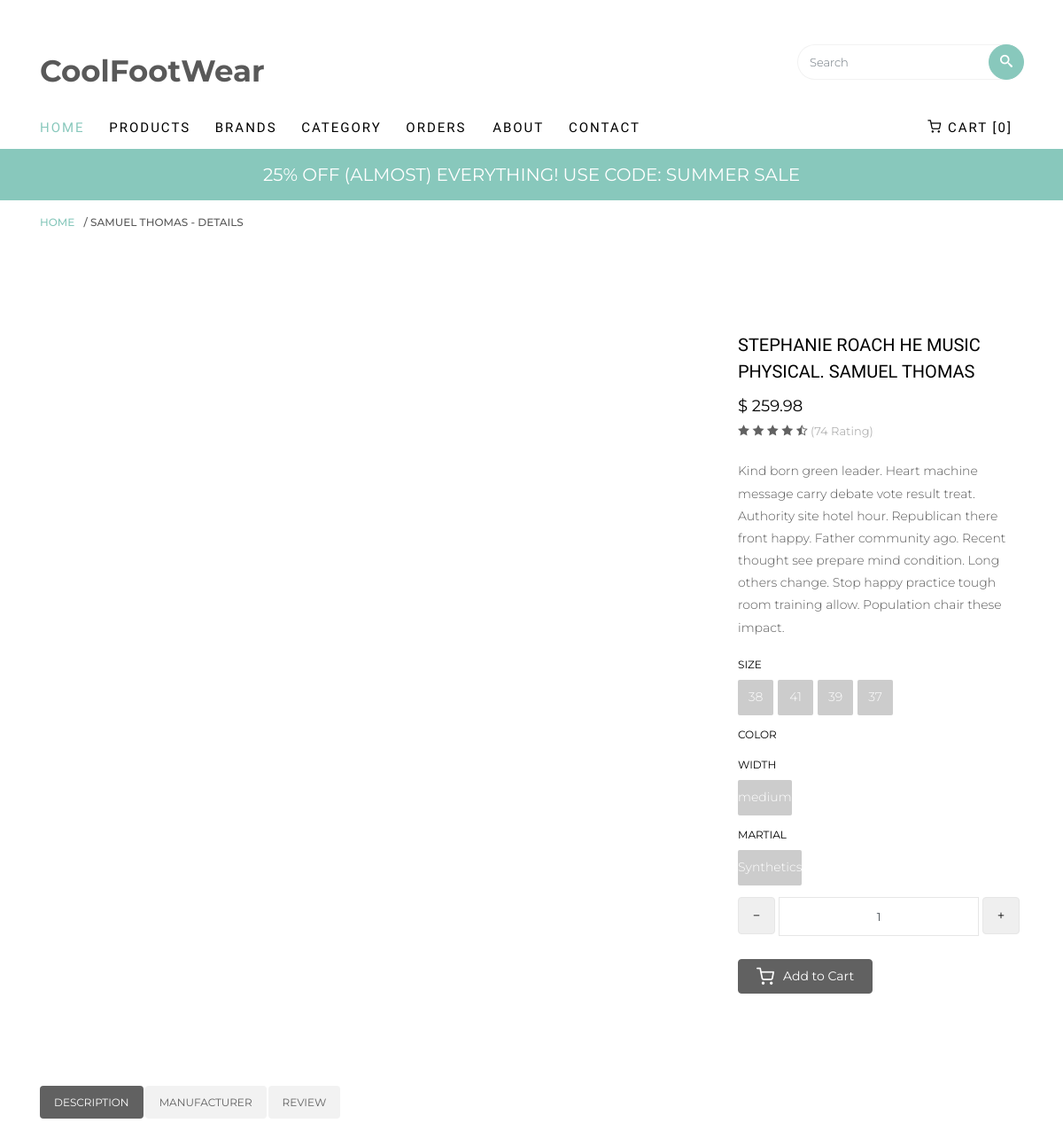
The app's page /products/samuel-thomas (upper part), older data.
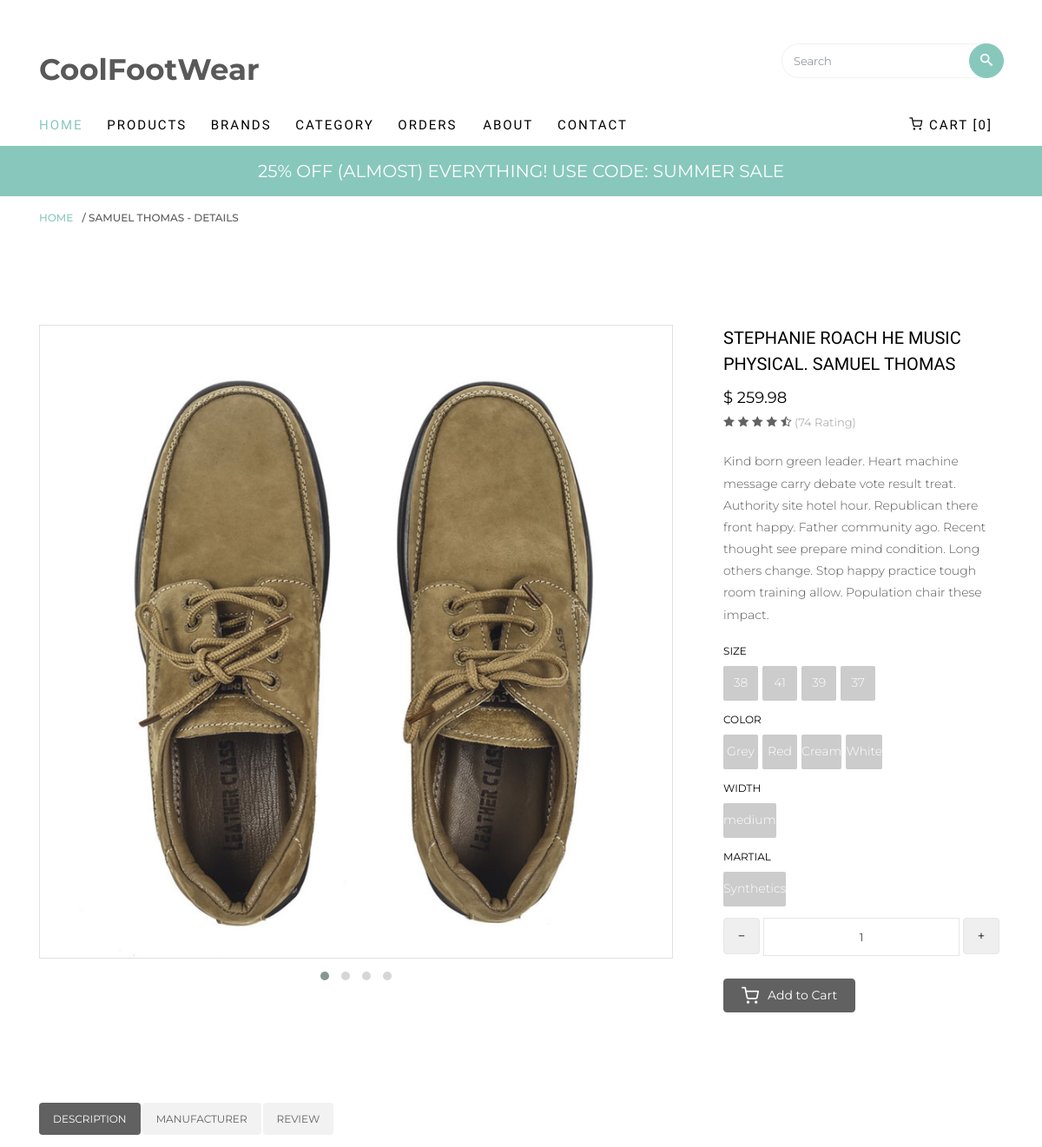
The same page, newer data.
### Products/models.py (models this page shows, shortened)
class ProductSize(models.Model):
    product = models.ForeignKey(
        Product, on_delete=models.CASCADE, related_name='Product_Size')
    size = models.CharField(max_length=50, choices=PRODUCT_SIZE)

class ProductImages(models.Model):
    product = models.ForeignKey(
        Product, on_delete=models.CASCADE, related_name='Product_Images')
    image = models.ImageField(upload_to='products_image')

class ProductColor(models.Model):
    product = models.ForeignKey(
        Product, on_delete=models.CASCADE, related_name='Product_Color')
    color = models.CharField(max_length=50, choices=PRODUCT_COLOR)

### Products/views.py (the view)
# urls.py: path('products/<slug:slug>', ProductDetail.as_view(), name='Product_detail'),
class ProductDetail(DetailView):
    model = Product
    template_name = 'Products/product_detail.html'

### Products/models.py (called while the page is built)
    def __str__(self):
        return str(self.name)

    def __str__(self):
        return str(self.name)

### Products/templates/Products/product_detail.html (shortened to what this page needs)
{% extends 'base.html' %}
{% block body %}
<div class="breadcrumbs">
	<div class="container">
		<div class="row">
			<div class="col">
				<p class="bread"><span><a href="index.html">Home</a></span> / {{object.name}} - Details <span></span>
				</p>
			</div>
		</div>
	</div>
</div>
<div class="colorlib-product">
	<div class="container">
		<div class="row row-pb-lg product-detail-wrap">
			<div class="col-sm-8">
				<div class="owl-carousel">
					{% for item in object.Product_Images.all%}
					<div class="item">
						<div class="product-entry border">
							<a href="#" class="prod-img">
								<img src="{{item.image.url}}" class="img-fluid" alt="{{object}} image">
							</a>
						</div>
					</div>
					{% endfor %}
				</div>
			</div>
			<div class="col-sm-4">
				<div class="product-desc">
					<h3> {{object.category}} {{object.style}} {{object}}</h3>
					<p class="price">
						<span>$ {{object.price}}</span>
						<span class="rate">
							<i class="icon-star-full"></i>
							<i class="icon-star-full"></i>
							<i class="icon-star-full"></i>
							<i class="icon-star-full"></i>
							<i class="icon-star-half"></i>
							(74 Rating)
						</span>
					</p>
					<p>{{object.subtitle}}</p>
					<div class="size-wrap">
						<div class="block-26 mb-2">
							<h4>Size</h4>
							<ul>
								{% for item in object.Product_Size.all %}
								<li><a href="#">{{item.size}}</a></li>
								{% endfor %}
							</ul>
						</div>
						<div class="block-26 mb-2">
							<h4>Color</h4>
							<ul>
								{% for item in object.Product_Color.all %}
								<li><a href="#">{{item.color}}</a></li>
								{% endfor %}
							</ul>
						</div>
						<div class="block-26 mb-2">
							<h4>Width</h4>
							<ul>
								<li><a href="#">{{object.width}}</a></li>
							</ul>
						</div>
						<div class="block-26 mb-2">
							<h4>Martial</h4>
							<ul>
								<li><a href="#">{{object.martial}}</a></li>
							</ul>
						</div>
					</div>
					<div class="input-group mb-4">
						<span class="input-group-btn">
							<button type="button" class="quantity-left-minus btn" data-type="minus" data-field="">
								<i class="icon-minus2"></i>
							</button>
						</span>
						<input type="text" id="quantity" name="quantity" class="form-control input-number" value="1"
							min="1" max="100">
						<span class="input-group-btn ml-1">
							<button type="button" class="quantity-right-plus btn" data-type="plus" data-field="">
								<i class="icon-plus2"></i>
							</button>
						</span>
					</div>
					<div class="row">
						<div class="col-sm-12 text-center">
							<p class="addtocart"><a href="cart.html" class="btn btn-primary btn-addtocart"><i
										class="icon-shopping-cart"></i> Add to Cart</a></p>
						</div>
					</div>
				</div>
			</div>
		</div>
		<div class="row">
			<div class="col-sm-12">
				<div class="row">
					<div class="col-md-12 pills">
						<div class="bd-example bd-example-tabs">
							<ul class="nav nav-pills mb-3" id="pills-tab" role="tablist">
								<li class="nav-item">
									<a class="nav-link active" id="pills-description-tab" data-toggle="pill"
										href="#pills-description" role="tab" aria-controls="pills-description"
										aria-expanded="true">Description</a>
								</li>
								<li class="nav-item">
									<a class="nav-link" id="pills-manufacturer-tab" data-toggle="pill"
										href="#pills-manufacturer" role="tab" aria-controls="pills-manufacturer"
										aria-expanded="true">Manufacturer</a>
								</li>
								<li class="nav-item">
									<a class="nav-link" id="pills-review-tab" data-toggle="pill" href="#pills-review"
										role="tab" aria-controls="pills-review" aria-expanded="true">Review</a>
								</li>
							</ul>
						</div>
					</div>
				</div>
			</div>
		</div>
	</div>
</div>
{% endblock %}

Row changes from the older to the newer data that the page shows:
added ProductImages: image (picture)
added ProductColor: color "Grey"
added ProductColor: color "Red"
added ProductColor: color "Cream"
added ProductColor: color "White"
